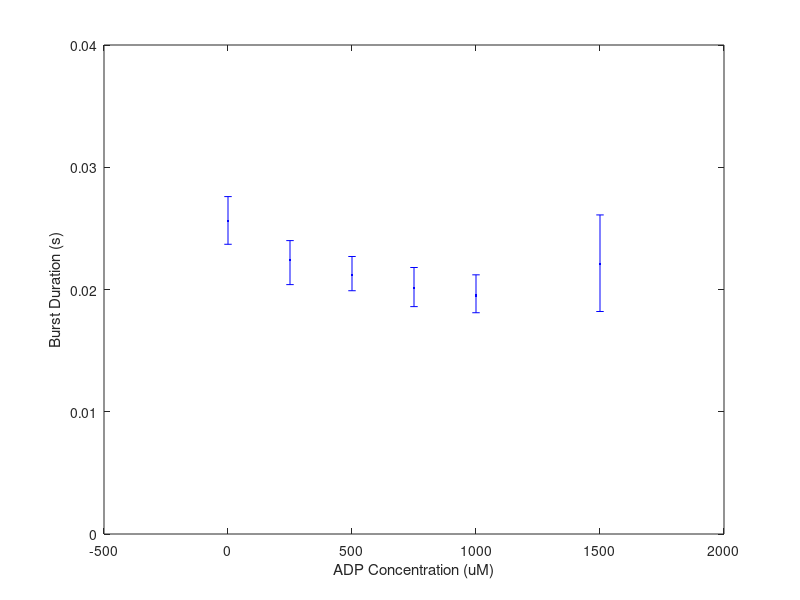

The MATLAB script that drew this image:
ADP = [0 250 500 750 1000 1500];

LowerLimit = [0.0237 0.0204 0.0199 0.0186 0.0181 0.0182];
Mean       = [0.0256 0.0224 0.0212 0.0201 0.0195 0.0221];
UpperLimit = [0.0276 0.0240 0.0227 0.0218 0.0212 0.0261];

errorbar(ADP,Mean,Mean-LowerLimit,UpperLimit-Mean,'.b');

set(gca,'YLim',[0 0.04]);
xlabel('ADP Concentration (uM)');
ylabel('Burst Duration (s)');